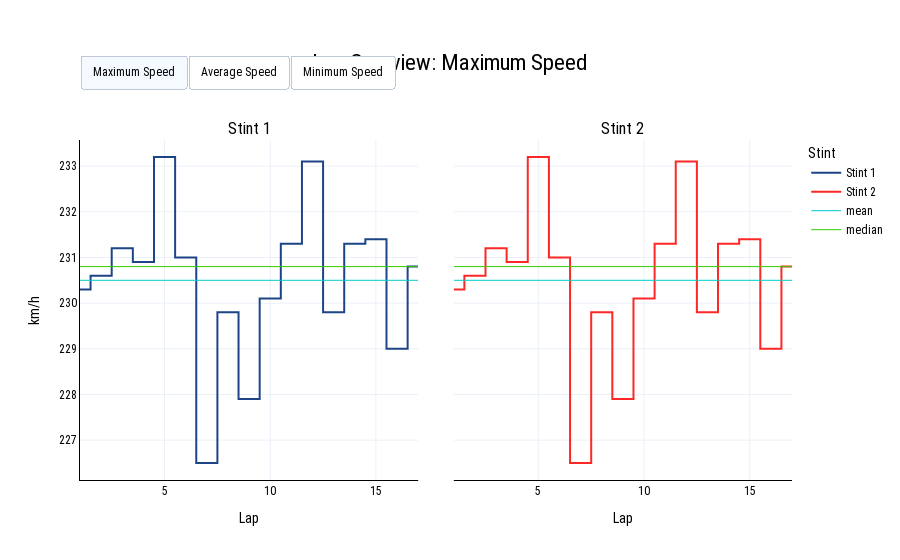

The notebook cell saved with this chart:
### Code cell
sta.get_speed_per_lap(1500)

### Figure 1 — Plotly figure (JSON) as saved in the notebook; plotly's stock layout.template omitted (floating-point values rounded to 4 significant figures)
{"data": [{"hovertemplate": "Speed: %{y} km/h", "line": {"color": "#1E4488", "shape": "hvh", "width": 2}, "mode": "lines", "name": "Stint 1", "type": "scatter", "visible": true, "x": [1, 2, 3, 4, 5, 6, 7, 8, 9, 10, 11, 12, 13, 14, 15, 16, 17], "xaxis": "x", "y": [230.3, 230.6, 231.2, 230.9, 233.2, 231, 226.5, 229.8, 227.9, 230.1, 231.3, 233.1, 229.8, 231.3, 231.4, 229, 230.8], "yaxis": "y"}, {"hovertemplate": "Speed: %{y} km/h", "line": {"color": "#FD2826", "shape": "hvh", "width": 2}, "mode": "lines", "name": "Stint 2", "type": "scatter", "visible": true, "x": [1, 2, 3, 4, 5, 6, 7, 8, 9, 10, 11, 12, 13, 14, 15, 16, 17], "xaxis": "x2", "y": [230.3, 230.6, 231.2, 230.9, 233.2, 231, 226.5, 229.8, 227.9, 230.1, 231.3, 233.1, 229.8, 231.3, 231.4, 229, 230.8], "yaxis": "y2"}, {"hovertemplate": "Mean: %{y} km/h", "line": {"color": "#00CCCC", "width": 1}, "mode": "lines", "name": "mean", "type": "scatter", "visible": true, "x": [1, 2, 3, 4, 5, 6, 7, 8, 9, 10, 11, 12, 13, 14, 15, 16, 17], "xaxis": "x", "y": [230.5, 230.5, 230.5, 230.5, 230.5, 230.5, 230.5, 230.5, 230.5, 230.5, 230.5, 230.5, 230.5, 230.5, 230.5, 230.5, 230.5], "yaxis": "y"}, {"hovertemplate": "Median: %{y} km/h", "line": {"color": "#33CC00", "width": 1}, "mode": "lines", "name": "median", "type": "scatter", "visible": true, "x": [1, 2, 3, 4, 5, 6, 7, 8, 9, 10, 11, 12, 13, 14, 15, 16, 17], "xaxis": "x", "y": [230.8, 230.8, 230.8, 230.8, 230.8, 230.8, 230.8, 230.8, 230.8, 230.8, 230.8, 230.8, 230.8, 230.8, 230.8, 230.8, 230.8], "yaxis": "y"}, {"hovertemplate": "Mean: %{y} km/h", "line": {"color": "#00CCCC", "width": 1}, "mode": "lines", "showlegend": false, "type": "scatter", "visible": true, "x": [1, 2, 3, 4, 5, 6, 7, 8, 9, 10, 11, 12, 13, 14, 15, 16, 17], "xaxis": "x2", "y": [230.5, 230.5, 230.5, 230.5, 230.5, 230.5, 230.5, 230.5, 230.5, 230.5, 230.5, 230.5, 230.5, 230.5, 230.5, 230.5, 230.5], "yaxis": "y2"}, {"hovertemplate": "Median: %{y} km/h", "line": {"color": "#33CC00", "width": 1}, "mode": "lines", "showlegend": false, "type": "scatter", "visible": true, "x": [1, 2, 3, 4, 5, 6, 7, 8, 9, 10, 11, 12, 13, 14, 15, 16, 17], "xaxis": "x2", "y": [230.8, 230.8, 230.8, 230.8, 230.8, 230.8, 230.8, 230.8, 230.8, 230.8, 230.8, 230.8, 230.8, 230.8, 230.8, 230.8, 230.8], "yaxis": "y2"}, {"hovertemplate": "Speed: %{y} km/h", "line": {"color": "#1E4488", "shape": "hvh", "width": 2}, "mode": "lines", "name": "Stint 1", "type": "scatter", "visible": false, "x": [1, 2, 3, 4, 5, 6, 7, 8, 9, 10, 11, 12, 13, 14, 15, 16, 17], "xaxis": "x", "y": [150, 152.9, 156.7, 159, 159, 159.5, 154.5, 158.2, 158.5, 159, 157.7, 156.2, 155.9, 160.7, 156.7, 142.7, 143], "yaxis": "y"}, {"hovertemplate": "Speed: %{y} km/h", "line": {"color": "#FD2826", "shape": "hvh", "width": 2}, "mode": "lines", "name": "Stint 2", "type": "scatter", "visible": false, "x": [1, 2, 3, 4, 5, 6, 7, 8, 9, 10, 11, 12, 13, 14, 15, 16, 17], "xaxis": "x2", "y": [150, 152.9, 156.7, 159, 159, 159.5, 154.5, 158.2, 158.5, 159, 157.7, 156.2, 155.9, 160.7, 156.7, 142.7, 143], "yaxis": "y2"}, {"hovertemplate": "Mean: %{y} km/h", "line": {"color": "#00CCCC", "width": 1}, "mode": "lines", "name": "mean", "type": "scatter", "visible": false, "x": [1, 2, 3, 4, 5, 6, 7, 8, 9, 10, 11, 12, 13, 14, 15, 16, 17], "xaxis": "x", "y": [155.3, 155.3, 155.3, 155.3, 155.3, 155.3, 155.3, 155.3, 155.3, 155.3, 155.3, 155.3, 155.3, 155.3, 155.3, 155.3, 155.3], "yaxis": "y"}, {"hovertemplate": "Median: %{y} km/h", "line": {"color": "#33CC00", "width": 1}, "mode": "lines", "name": "median", "type": "scatter", "visible": false, "x": [1, 2, 3, 4, 5, 6, 7, 8, 9, 10, 11, 12, 13, 14, 15, 16, 17], "xaxis": "x", "y": [156.7, 156.7, 156.7, 156.7, 156.7, 156.7, 156.7, 156.7, 156.7, 156.7, 156.7, 156.7, 156.7, 156.7, 156.7, 156.7, 156.7], "yaxis": "y"}, {"hovertemplate": "Mean: %{y} km/h", "line": {"color": "#00CCCC", "width": 1}, "mode": "lines", "showlegend": false, "type": "scatter", "visible": false, "x": [1, 2, 3, 4, 5, 6, 7, 8, 9, 10, 11, 12, 13, 14, 15, 16, 17], "xaxis": "x2", "y": [155.3, 155.3, 155.3, 155.3, 155.3, 155.3, 155.3, 155.3, 155.3, 155.3, 155.3, 155.3, 155.3, 155.3, 155.3, 155.3, 155.3], "yaxis": "y2"}, {"hovertemplate": "Median: %{y} km/h", "line": {"color": "#33CC00", "width": 1}, "mode": "lines", "showlegend": false, "type": "scatter", "visible": false, "x": [1, 2, 3, 4, 5, 6, 7, 8, 9, 10, 11, 12, 13, 14, 15, 16, 17], "xaxis": "x2", "y": [156.7, 156.7, 156.7, 156.7, 156.7, 156.7, 156.7, 156.7, 156.7, 156.7, 156.7, 156.7, 156.7, 156.7, 156.7, 156.7, 156.7], "yaxis": "y2"}, {"hovertemplate": "Speed: %{y} km/h", "line": {"color": "#1E4488", "shape": "hvh", "width": 2}, "mode": "lines", "name": "Stint 1", "type": "scatter", "visible": false, "x": [1, 2, 3, 4, 5, 6, 7, 8, 9, 10, 11, 12, 13, 14, 15, 16, 17], "xaxis": "x", "y": [78.6, 75.2, 83.4, 81, 78.5, 84.2, 58.4, 75, 88, 89.1, 83.8, 75.1, 84.1, 82.8, 53, 0, 0.2], "yaxis": "y"}, {"hovertemplate": "Speed: %{y} km/h", "line": {"color": "#FD2826", "shape": "hvh", "width": 2}, "mode": "lines", "name": "Stint 2", "type": "scatter", "visible": false, "x": [1, 2, 3, 4, 5, 6, 7, 8, 9, 10, 11, 12, 13, 14, 15, 16, 17], "xaxis": "x2", "y": [78.6, 75.2, 83.4, 81, 78.5, 84.2, 58.4, 75, 88, 89.1, 83.8, 75.1, 84.1, 82.8, 53, 0, 0.2], "yaxis": "y2"}, {"hovertemplate": "Mean: %{y} km/h", "line": {"color": "#00CCCC", "width": 1}, "mode": "lines", "name": "mean", "type": "scatter", "visible": false, "x": [1, 2, 3, 4, 5, 6, 7, 8, 9, 10, 11, 12, 13, 14, 15, 16, 17], "xaxis": "x", "y": [68.8, 68.8, 68.8, 68.8, 68.8, 68.8, 68.8, 68.8, 68.8, 68.8, 68.8, 68.8, 68.8, 68.8, 68.8, 68.8, 68.8], "yaxis": "y"}, {"hovertemplate": "Median: %{y} km/h", "line": {"color": "#33CC00", "width": 1}, "mode": "lines", "name": "median", "type": "scatter", "visible": false, "x": [1, 2, 3, 4, 5, 6, 7, 8, 9, 10, 11, 12, 13, 14, 15, 16, 17], "xaxis": "x", "y": [78.6, 78.6, 78.6, 78.6, 78.6, 78.6, 78.6, 78.6, 78.6, 78.6, 78.6, 78.6, 78.6, 78.6, 78.6, 78.6, 78.6], "yaxis": "y"}, {"hovertemplate": "Mean: %{y} km/h", "line": {"color": "#00CCCC", "width": 1}, "mode": "lines", "showlegend": false, "type": "scatter", "visible": false, "x": [1, 2, 3, 4, 5, 6, 7, 8, 9, 10, 11, 12, 13, 14, 15, 16, 17], "xaxis": "x2", "y": [68.8, 68.8, 68.8, 68.8, 68.8, 68.8, 68.8, 68.8, 68.8, 68.8, 68.8, 68.8, 68.8, 68.8, 68.8, 68.8, 68.8], "yaxis": "y2"}, {"hovertemplate": "Median: %{y} km/h", "line": {"color": "#33CC00", "width": 1}, "mode": "lines", "showlegend": false, "type": "scatter", "visible": false, "x": [1, 2, 3, 4, 5, 6, 7, 8, 9, 10, 11, 12, 13, 14, 15, 16, 17], "xaxis": "x2", "y": [78.6, 78.6, 78.6, 78.6, 78.6, 78.6, 78.6, 78.6, 78.6, 78.6, 78.6, 78.6, 78.6, 78.6, 78.6, 78.6, 78.6], "yaxis": "y2"}], "layout": {"annotations": [{"font": {"size": 16}, "showarrow": false, "text": "Stint 1", "x": 0.2375, "xanchor": "center", "xref": "paper", "y": 1, "yanchor": "bottom", "yref": "paper"}, {"font": {"size": 16}, "showarrow": false, "text": "Stint 2", "x": 0.7625, "xanchor": "center", "xref": "paper", "y": 1, "yanchor": "bottom", "yref": "paper"}], "autosize": true, "font": {"color": "#000000", "family": "'Roboto Condensed',sans-serif"}, "height": 560, "hovermode": "x", "legend": {"title": {"text": "Stint"}}, "margin": {"t": 140}, "minreducedwidth": 400, "modebar": {"add": ["drawline", "drawopenpath", "drawcircle", "drawrect", "eraseshape"], "remove": ["resetScale"]}, "separators": ",.", "title": {"font": {"size": 22.5}, "text": "Lap Overview: Maximum Speed", "x": 0.5, "xanchor": "center"}, "updatemenus": [{"buttons": [{"args": [{"visible": [true, true, true, true, true, true, false, false, false, false, false, false, false, false, false, false, false, false]}, {"title.text": "Lap Overview: Maximum Speed"}], "label": "Maximum Speed", "method": "update"}, {"args": [{"visible": [false, false, false, false, false, false, true, true, true, true, true, true, false, false, false, false, false, false]}, {"title.text": "Lap Overview: Average Speed"}], "label": "Average Speed", "method": "update"}, {"args": [{"visible": [false, false, false, false, false, false, false, false, false, false, false, false, true, true, true, true, true, true]}, {"title.text": "Lap Overview: Minimum Speed"}], "label": "Minimum Speed", "method": "update"}], "direction": "left", "type": "buttons", "x": 0, "xanchor": "left", "y": 1.25, "yanchor": "top"}], "xaxis": {"anchor": "y", "domain": [0, 0.475], "linecolor": "#000000", "linewidth": 1, "showline": true, "title": {"text": "Lap"}}, "xaxis2": {"anchor": "y2", "domain": [0.525, 1], "linecolor": "#000000", "linewidth": 1, "showline": true, "title": {"text": "Lap"}}, "yaxis": {"anchor": "x", "domain": [0, 1], "linecolor": "#000000", "linewidth": 1, "showline": true, "title": {"text": "km/h"}}, "yaxis2": {"anchor": "x2", "domain": [0, 1], "matches": "y", "showticklabels": false}}}
